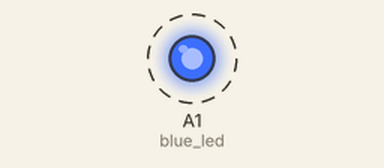
Bench run of a sketch on a simulated Arduino Uno, built with avr-gcc and run on an emulated ATmega328P. On the bench: output pins drawn as LEDs (lit = HIGH). Dashed ring = blinking.

Above: at 0.5 s.
Timing chart, 0 to 4.6 s (numbered marks = the images above):
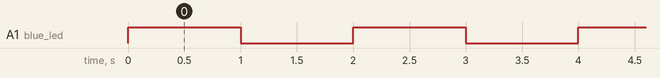

The sketch:

blink_green_led.ino
```cpp
const int blue_led=A1;      //declare green_led pin
// the setup function runs once when you press reset or power the board
void setup()
{
  // initialize digital pin LED_BUILTIN as an output.
  pinMode(blue_led, OUTPUT);
}

// the loop function runs over and over again forever
void loop() {
  digitalWrite(blue_led, HIGH);   // turn the LED on (HIGH is the voltage level)
  delay(1000);                       // wait for a second
  digitalWrite(blue_led, LOW);    // turn the LED off by making the voltage LOW
  delay(1000);                       // wait for a second
}
```

Measured:
- by itself, A1 (blue_led): alternates HIGH for 1.0 s and LOW for 1.0 s
